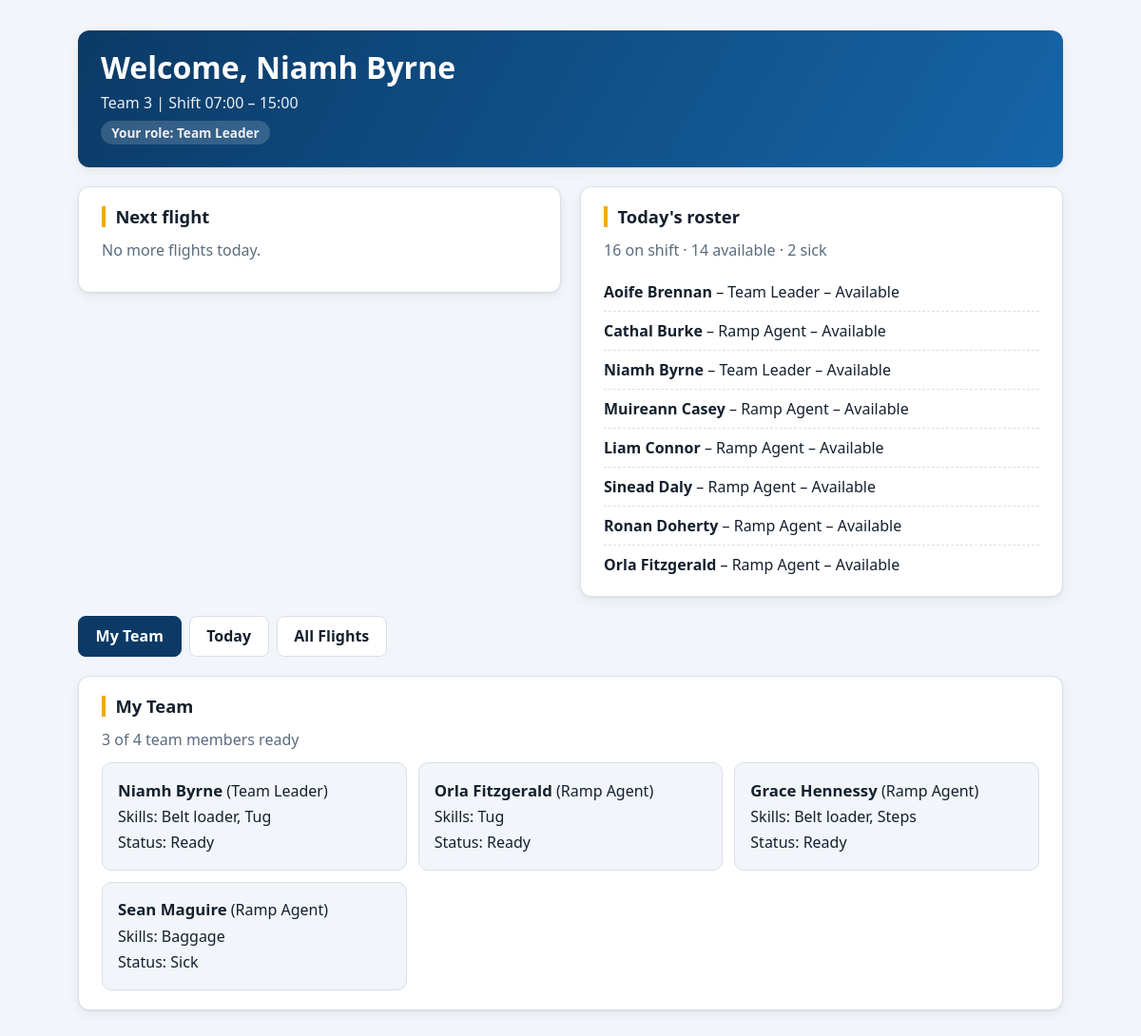
Page /employee_flights (signed in) on the committed database.
### tables this page shows
CREATE TABLE users (
    id          INTEGER PRIMARY KEY AUTOINCREMENT,
    airportCode TEXT NOT NULL REFERENCES airports(airportCode),
    employee_id  INTEGER NOT NULL,
    password    TEXT NOT NULL,
    role        TEXT NOT NULL,
    isAdmin     INTEGER NOT NULL DEFAULT 0,
    firstName   TEXT NOT NULL,
    lastName    TEXT NOT NULL,
    teamID      INTEGER REFERENCES teams(id),
    isActive    INTEGER NOT NULL DEFAULT 1,
    createdAt   TEXT NOT NULL DEFAULT CURRENT_TIMESTAMP,
    UNIQUE (airportCode, employee_id)
);

CREATE TABLE teams (
    id          INTEGER PRIMARY KEY AUTOINCREMENT,
    airportCode TEXT NOT NULL REFERENCES airports(airportCode),
    name        TEXT NOT NULL,
    UNIQUE (airportCode, name)
);

CREATE TABLE shiftAssignments (
    id              INTEGER PRIMARY KEY AUTOINCREMENT,
    shiftID         INTEGER NOT NULL REFERENCES shifts(id),
    userID          INTEGER NOT NULL REFERENCES users(id),
    coveringSkill   TEXT REFERENCES skills(name),
    status          TEXT NOT NULL DEFAULT 'ready',   -- ready, delayed, sick
    expectedArrival TEXT,
    UNIQUE (shiftID, userID)
);

CREATE TABLE userSkills (
    userID INTEGER NOT NULL REFERENCES users(id),
    skill  TEXT NOT NULL REFERENCES skills(name),
    PRIMARY KEY (userID, skill)
);

### app.py (the view)
@app.route('/employee_flights')
@login_required
def employee_flights():
    from datetime import datetime, time, timedelta, timezone
    from zoneinfo import ZoneInfo, ZoneInfoNotFoundError
    db = get_db()
    user = db.execute("SELECT * FROM users WHERE id = ? AND isActive = 1;", (g.user,)).fetchone()
    if user is None:
        session.clear()
        return redirect(url_for("login"))
    airport = db.execute("SELECT * FROM airports WHERE airportCode = ?;", (user["airportCode"],)).fetchone()
    try:
        tz = ZoneInfo(airport["timezone"] if airport else "UTC")
    except ZoneInfoNotFoundError:
        tz = timezone.utc   #pip install tzdata done
    fmt = "%Y-%m-%dT%H:%M:%SZ"
    now = datetime.now(timezone.utc)
    local_midnight = datetime.combine(now.astimezone(tz).date(), time.min, tzinfo=tz)
    today = local_midnight.date().isoformat()
    day_start = local_midnight.astimezone(timezone.utc).strftime(fmt)
    day_end = (local_midnight + timedelta(days=1)).astimezone(timezone.utc).strftime(fmt)
    def local_hhmm(utc_text):
        parsed = datetime.fromisoformat(utc_text.replace("Z", "+00:00"))
        if parsed.tzinfo is None:
            parsed = parsed.replace(tzinfo=timezone.utc)
        return parsed.astimezone(tz).strftime("%H:%M")
    def display(row):
        flight = dict(row)
        flight["scheduledArrival"] = local_hhmm(row["scheduledArrival"])
        flight["scheduledDeparture"] = local_hhmm(row["scheduledDeparture"])
        return flight
    team = {"name": "No team assigned", "members": []}
    shift = None
    if user["teamID"] is not None:
        team_row = db.execute("SELECT * FROM teams WHERE id = ?;", (user["teamID"],)).fetchone()
        if team_row is not None:
            team = dict(team_row)
            team["members"] = []
        shift = db.execute("""SELECT * FROM shifts
                           WHERE teamID = ? AND shiftDate = ?
                           ORDER BY startTime LIMIT 1;""", (user["teamID"], today)).fetchone()
        skills = {}
        for row in db.execute("""SELECT userSkills.userID, userSkills.skill
                              FROM userSkills JOIN users ON users.id = userSkills.userID
                              WHERE users.teamID = ?
                              ORDER BY userSkills.skill;""", (user["teamID"],)):
            skills.setdefault(row["userID"], []).append(row["skill"])
        members = db.execute("""SELECT users.id, users.firstName, users.lastName, users.role,
                             COALESCE(shiftAssignments.status, 'ready') AS status
                             FROM users
                             LEFT JOIN shiftAssignments ON shiftAssignments.userID = users.id
                                                       AND shiftAssignments.shiftID = ?
                             WHERE users.teamID = ? AND users.isActive = 1
                             ORDER BY users.lastName, users.firstName;""",
                             (shift["id"] if shift else None, user["teamID"])).fetchall()
        team["members"] = [{"name": m["firstName"] + " " + m["lastName"],
                            "role": m["role"],
                            "status": m["status"],
                            "skills": skills.get(m["id"], [])} for m in members]
    roster = [{"name": r["firstName"] + " " + r["lastName"], "role": r["role"], "status": r["status"]}
              for r in db.execute("""SELECT users.firstName, users.lastName, users.role, shiftAssignments.status
                                  FROM shiftAssignments
                                  JOIN shifts ON shifts.id = shiftAssignments.shiftID
                                  JOIN users ON users.id = shiftAssignments.userID
                                  WHERE shifts.airportCode = ? AND shifts.shiftDate = ?
                                  ORDER BY users.lastName, users.firstName;""",
                                  (user["airportCode"], today))]
    roster_sick = sum(1 for person in roster if person["status"] == "sick")
    my_rows = []
    if user["teamID"] is not None:
        my_rows = db.execute("""SELECT * FROM flights
                             WHERE airportCode = ? AND teamID = ?
                             AND scheduledArrival >= ? AND scheduledArrival < ?
                             ORDER BY scheduledArrival;""",
                             (user["airportCode"], user["teamID"], day_start, day_end)).fetchall()
    all_rows = db.execute("""SELECT flights.*, teams.name AS team_name
                          FROM flights LEFT JOIN teams ON teams.id = flights.teamID
                          WHERE flights.airportCode = ?
                          AND flights.scheduledArrival >= ? AND flights.scheduledArrival < ?
                          ORDER BY flights.scheduledArrival;""",
                          (user["airportCode"], day_start, day_end)).fetchall()
    now_text = now.strftime(fmt)
    candidates = my_rows if user["teamID"] is not None else all_rows
    next_row = next((f for f in candidates
                     if f["scheduledDeparture"] >= now_text
                     and f["status"] not in ("departed", "cancelled")), None)
    return render_template('employee_flights.html',
                           user=user,
                           team=team,
                           shift_start=local_hhmm(shift["startTime"]) if shift else None,
                           shift_end=local_hhmm(shift["endTime"]) if shift else None,
                           next_flight=display(next_row) if next_row else None,
                           roster=roster,
                           roster_total=len(roster),
                           roster_available=len(roster) - roster_sick,
                           roster_sick=roster_sick,
                           team_ready=sum(1 for m in team["members"] if m["status"] == "ready"),
                           team_size=len(team["members"]),
                           my_flights=[display(f) for f in my_rows],
                           all_flights=[display(f) for f in all_rows])

### app.py (called while the page is built)
@app.before_request
def load_logged_in_user():
    g.user = session.get("id", None)
    g.isAdmin = session.get("isAdmin", None)

def login_required(view):
    @wraps(view)
    def wrapped_view(*args, **kwargs):
        if g.user is None:
            return redirect(url_for("login", next=request.path))
        return view(*args, **kwargs)
    return wrapped_view

### database.py (called while the page is built)
def get_db():
    if "db" not in g:
        g.db = sqlite3.connect(DATABASE,
            detect_types=sqlite3.PARSE_DECLTYPES
        )
        g.db.row_factory = sqlite3.Row
    return g.db

### templates/employee_flights.html (shortened to what this page needs)
{% extends "base.html" %}
{% block head_content %}
<link rel="stylesheet" href="{{ url_for('static', filename='employee.css') }}" />
{% endblock %}
{% block main_content %}
<header>
  <h1>Welcome, {{ user.firstName }} {{ user.lastName }}</h1>
  <p>
    {{ team.name }} |
    {% if shift_start %}
      Shift {{ shift_start }} – {{ shift_end }}
    {% else %}
      No shift today
    {% endif %}
  </p>
  <p><strong>Your role: {{ user.role|replace("_", " ")|title }}</strong></p>
</header>
<section>
  <h2>Next flight</h2>
  {% if next_flight %}
    <h3>{{ next_flight.flightNumber }}</h3>
    <p>{{ next_flight.airline }} · from {{ next_flight.origin }}</p>
    <ul>
      <li>Arrives: {{ next_flight.scheduledArrival }}</li>
      <li>Departs: {{ next_flight.scheduledDeparture }}</li>
      <li>Stand: {{ next_flight.stand or "TBC" }}</li>
      <li>Status: {{ next_flight.status|replace("_", " ")|title }}</li>
    </ul>
  {% else %}
    <p>No more flights today.</p>
  {% endif %}
</section>
<section>
  <h2>Today's roster</h2>
  <p>{{ roster_total }} on shift · {{ roster_available }} available · {{ roster_sick }} sick</p>
  <ul>
    {% for person in roster %}
      <li>
        <strong>{{ person.name }}</strong> – {{ person.role|replace("_", " ")|title }} –
        {% if person.status == "sick" %}
          Sick
        {% else %}
          Available
        {% endif %}
      </li>
    {% endfor %}
  </ul>
</section>
<nav>
  <button type="button" onclick="showTab('team')">My Team</button>
  <button type="button" onclick="showTab('today')">Today</button>
  <button type="button" onclick="showTab('all')">All Flights</button>
</nav>
<section id="team">
  <h2>My Team</h2>
  <p>{{ team_ready }} of {{ team_size }} team members ready</p>
  <ul>
    {% for member in team.members %}
      <li>
        <strong>{{ member.name }}</strong>
        ({{ member.role|replace("_", " ")|title }})
        <br>
        Skills:
        {% for skill in member.skills %}
          {{ skill }}{% if not loop.last %}, {% endif %}
        {% endfor %}
        <br>
        Status:
        {% if member.status == "ready" %}
          Ready
        {% elif member.status == "delayed" %}
          Delayed
        {% elif member.status == "sick" %}
          Sick
        {% endif %}
      </li>
    {% endfor %}
  </ul>
</section>
{% endblock %}

### templates/base.html (shortened to what this page needs)
<!DOCTYPE html>
<html lang="en">
    <head>
        <link rel="stylesheet" href="{{ url_for('static', filename='base.css') }}" />
        {% block head_content %}{% endblock %}
    </head>
    <body>
        {% block main_content %}{% endblock %}
    </body>
</html>

### static/base.css (style rules this page uses)
:root { color-scheme: light dark; --bg: #f2f5f9; --surface: #ffffff; --text: #14202e; --muted: #5a6b7e; --border: #d8e0ea; --link: #0b5cad; --primary: #0b3a66; --primary-2: #1565a8; --on-primary: #ffffff; --accent: #f2a900; --ok: #1f8a4c; --warn: #b26a00; --bad: #c0392b; --radius: 12px; --shadow: 0 1px 2px rgb(16 32 51 / 6%), 0 4px 14px rgb(16 32 51 / 6%); }
*, *::before, *::after { box-sizing: border-box; }
html { -webkit-text-size-adjust: 100%; }
body { margin: 0; padding: clamp(1rem, 3vw, 2rem); background: var(--bg); color: var(--text); font: 16px/1.5 system-ui, -apple-system, "Segoe UI", Roboto, "Helvetica Neue", Arial, sans-serif; }
h1, h2, h3 { line-height: 1.2; margin: 0 0 0.75rem; }
h1 { font-size: clamp(1.5rem, 3vw, 2rem); }
h2 { font-size: 1.15rem; }
p { margin: 0 0 0.75rem; }
strong { font-weight: 650; }
button, input[type="submit"] { font: inherit; font-weight: 600; cursor: pointer; padding: 0.55rem 1.1rem; border: 1px solid transparent; border-radius: 8px; background: var(--primary); color: var(--on-primary); transition: filter 0.15s ease, border-color 0.15s ease, background-color 0.15s ease; }
body > header { padding: 1.25rem 1.5rem; border-radius: var(--radius); background: linear-gradient(120deg, var(--primary), var(--primary-2)); color: var(--on-primary); box-shadow: var(--shadow); }
body > header h1 { margin-bottom: 0.35rem; }
body > header p { margin: 0.2rem 0; opacity: 0.92; }
body > header p strong { display: inline-block; margin-top: 0.25rem; padding: 0.15rem 0.7rem; border-radius: 999px; background: rgb(255 255 255 / 18%); font-size: 0.85rem; }
body > section { padding: 1.25rem 1.5rem; border: 1px solid var(--border); border-radius: var(--radius); background: var(--surface); box-shadow: var(--shadow); }
body > section > h2 { padding-left: 0.65rem; border-left: 4px solid var(--accent); }

### static/employee.css (style rules this page uses)
body { max-width: 1100px; margin-inline: auto; display: grid; grid-template-columns: repeat(2, minmax(0, 1fr)); gap: 1.25rem; align-content: start; align-items: start; }
body > header, body > nav, body > section[id] { grid-column: 1 / -1; }
body > section[id] { overflow-x: auto; }
body > section:nth-of-type(1) > p { margin: 0.15rem 0 0.75rem; color: var(--muted); }
body > section:nth-of-type(1) ul, body > section:nth-of-type(2) ul { margin: 0; padding: 0; list-style: none; }
body > section:nth-of-type(1) li, body > section:nth-of-type(2) li { padding: 0.5rem 0; border-bottom: 1px dashed var(--border); }
body > section:nth-of-type(2) > p { color: var(--muted); }
body > section:nth-of-type(2) ul { max-height: 20rem; overflow-y: auto; }
nav { display: flex; flex-wrap: wrap; gap: 0.5rem; }
nav button { background: var(--surface); color: var(--text); border-color: var(--border); }
body:has(#team:not([hidden])) nav button:nth-child(1), body:has(#today:not([hidden])) nav button:nth-child(2), body:has(#all:not([hidden])) nav button:nth-child(3) { background: var(--primary); border-color: var(--primary); color: var(--on-primary); }
#team > p { color: var(--muted); }
#team ul { margin: 0; padding: 0; list-style: none; display: grid; grid-template-columns: repeat(auto-fill, minmax(16rem, 1fr)); gap: 0.75rem; }
#team li { padding: 0.9rem 1rem; border: 1px solid var(--border); border-radius: 10px; background: var(--bg); line-height: 1.7; }
#team li strong { font-size: 1.05rem; }

### rows in the picture
users: firstName "Niamh", lastName "Byrne", role "Team Leader", name "Niamh Byrne", shows "Ready"
teams: name "Team 3"
shiftAssignments: name "Aoife Brennan", role "Team Leader", status "Available"
shiftAssignments: name "Cathal Burke", role "Ramp Agent", status "Available"
shiftAssignments: name "Niamh Byrne", role "Team Leader", status "Available"
shiftAssignments: name "Muireann Casey", role "Ramp Agent", status "Available"
shiftAssignments: name "Liam Connor", role "Ramp Agent", status "Available"
shiftAssignments: name "Sinead Daly", role "Ramp Agent", status "Available"
shiftAssignments: name "Ronan Doherty", role "Ramp Agent", status "Available"
shiftAssignments: name "Orla Fitzgerald", role "Ramp Agent", status "Available"
userSkills: skill "Belt loader"
userSkills: skill "Tug"
users: name "Orla Fitzgerald", role "Ramp Agent", shows "Ready"
userSkills: skill "Tug"
users: name "Grace Hennessy", role "Ramp Agent", shows "Ready"
userSkills: skill "Belt loader"
userSkills: skill "Steps"
users: name "Sean Maguire", role "Ramp Agent", shows "Sick"
userSkills: skill "Baggage"

### other values in the picture
{{ shift_start }} "07:00"
{{ shift_end }} "15:00"
{{ roster_total }} "16"
{{ roster_available }} "14"
{{ roster_sick }} "2"
{{ team_ready }} "3"
{{ team_size }} "4"
